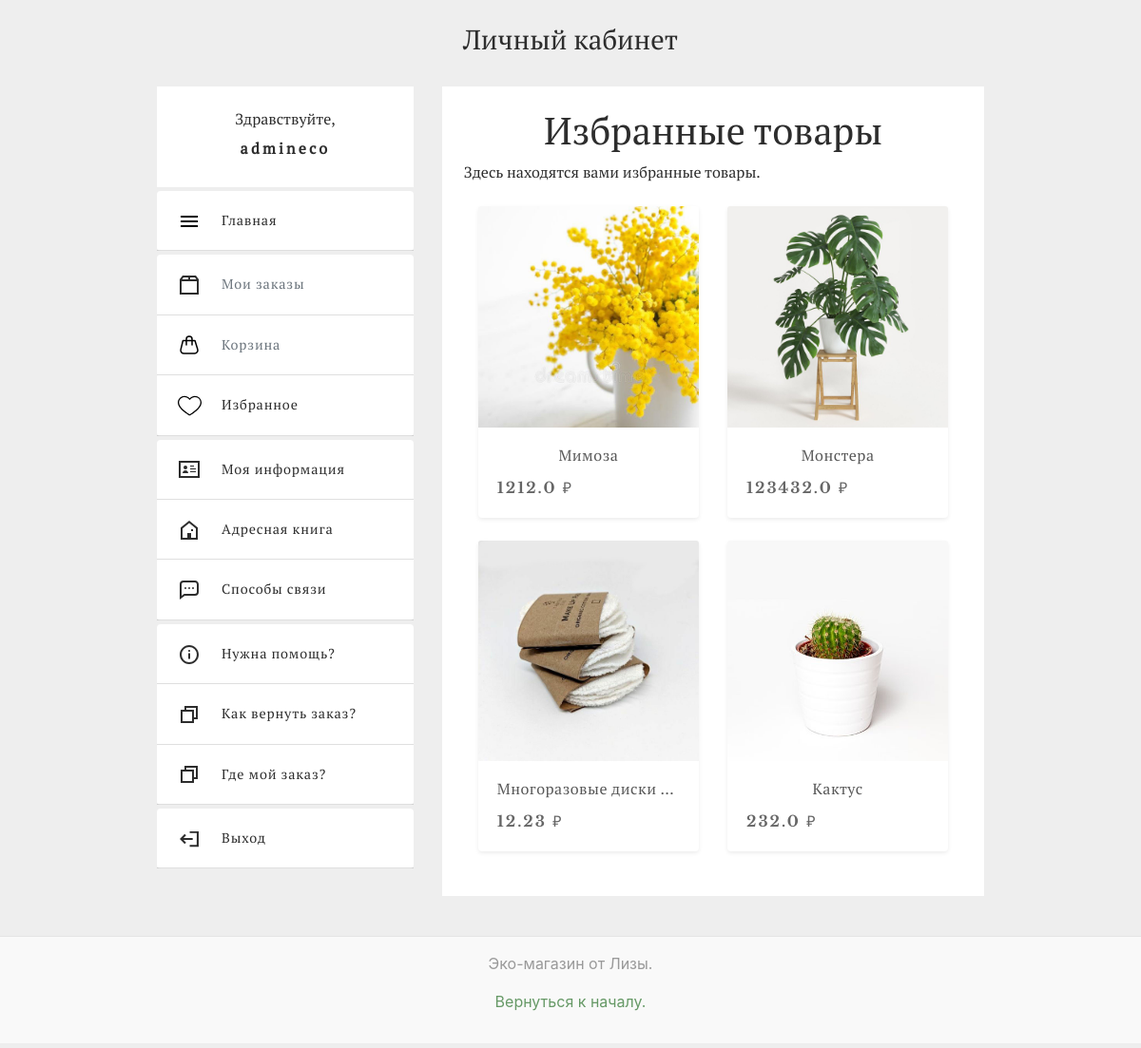
Page /home/favourities (signed in) on the committed database.
### ecoshop/models.py (models this page shows, shortened)
class Goods(models.Model):
    STATUS_CHOICES = (
        ('ожидается', 'Ожидается'),
        ('в наличии', 'В наличии'),
        ('под заказ', 'Под заказ'),
        ('нет в наличии', 'Нет в наличии'),
    )
    goods_name = models.CharField(max_length = 70, verbose_name='Имя товара')
    goods_info = models.TextField(blank = True, verbose_name='Описание товара')
    manufacturer = models.TextField(blank = True, verbose_name='Производитель товара')
    product_care = models.TextField(blank = True, verbose_name='Уход')
    author = models.ForeignKey(User, on_delete=models.CASCADE, related_name='eco_goods', verbose_name = 'Администратор')
    likes = models.ManyToManyField(User, related_name = 'likes', blank = True, verbose_name = 'В избранном')
    goods_image = models.ImageField(upload_to = 'images/goods/%Y/%m', verbose_name = 'Изображение товара')
    product_code = models.CharField(max_length = 15, verbose_name='Код товара')
    price = models.FloatField(null = True, blank = True, verbose_name='Цена')
    exposed = models.DateTimeField(default=timezone.now, verbose_name= 'Выставлен')
    created = models.DateTimeField(auto_now_add=True, verbose_name= 'Создан')
    updated = models.DateTimeField(auto_now=True, verbose_name= 'Обновлен')
    status = models.CharField(max_length=15, choices=STATUS_CHOICES, default='ожидается', verbose_name = 'Статус')
    category_name = models.ForeignKey('Category', null = True, on_delete=models.PROTECT, verbose_name = 'Каталог')
    goods_slug = models.SlugField(max_length=250, unique = True, verbose_name = 'Слаг товара')
    tags = TaggableManager()
    objects = models.Manager()
    published = PublishedManager()
    class Meta:
        verbose_name_plural = 'Товары'
        verbose_name = 'Товар'
        ordering = ('-exposed',)

### accounts/views.py (the view)
# urls.py: path('home/favourities', views.fav_goods, name = 'fav_goods'),
@login_required(login_url = 'accounts:login')
def fav_goods(request):
    fav_goods = Goods.published.filter(likes = request.user)
    return render(request, 'accounts/home_pages/favourities_goods.html', {'goods':fav_goods})

### ecoshop/models.py (called while the page is built)
    def get_queryset(self):
        return super(PublishedManager, self).get_queryset().filter(Q(status='в наличии') | Q(status='под заказ') | Q(status='нет в наличии'))

### templates/accounts/home_pages/favourities_goods.html (shortened to what this page needs)
{% extends "layout/base_home.html" %}
{% block main %}
<div class="col-12 col-sm-12 col-md-8 col-lg-6 col-xl-6">
    <div class="my_info_main">
        <div class = "header-container mb-4">
            <h1 class = "my_info_title text-center" id = "my_info">Избранные товары</h1>
            <div class = "my_info_help_text">
                <span>Здесь находятся вами избранные товары.</span>
            </div>
        </div>
        <div class="container">
            <div class="row row-cols-1 row-cols-sm-2 row-cols-md-2 row-cols-lg-2 row-cols-xl-2">
              {% if goods %}
                {% for good in goods %}
                <div class="col">
                    <a href="{% url 'ecoshop:goods_detail' good.category_name.category_slug good.goods_slug %}" class="a_color" data-toggle="tooltip" title="{{ good.goods_name }}">
                      <div class="card mb-4 shadow-sm" >
                        <img src="{{ good.goods_image.url }}" class="card-img-top" alt="...">
                        <div class="card-body">
                          <h5 class="card-title text-center d-block text-truncate goods_name">{{ good.goods_name }}</h5>
                          <p class="card-text text-left goods_dop_info"><span class="goods_price">{{ good.price }} ₽</span></p>
                        </div>
                      </div>
                    </a>
                </div>
                {% endfor %}
              {% endif %}
            </div>
          </div>
    </div>
</div>
{% endblock %}

### templates/layout/base_home.html (shortened to what this page needs)
{% load static %}
<!DOCTYPE html>
<html lang="ru">
<head>
    <link rel = "stylesheet" type="text/css" href="{% static 'css/style.css' %}"/>
    <link rel = "stylesheet" type="text/css" href="{% static 'css/bootstrap.css' %}"/>
</head>
<body class="body-home">
    <div class="wrapper">
        <header>
            <a href="{% url 'accounts:home' %}"><h1 class = "title_home_h1 link_style text-center">Личный кабинет</h1></a>
        </header>
        <main class="main">
            <div class="container-fluid">
                <div class="row justify-content-md-center">
                    <div class="col-12 col-sm-12 col-md-4 col-lg-3 col-xl-3">
                        <div class = "username_home text-center mb-1 text-truncate">
                            <span>Здравствуйте, </span><br> <span class = "username_home_name" title="{{ user.username }}">{{ user.username }}</span>
                        </div>
                        <nav>
                            <ul class="list-group mb-1">
                                <li class="list-group-item">
                                    <a href="{% url 'ecoshop:test' %}" class="base_home_lists">
                                        <div class = "img_div1">
                                            <div class = "img_div2">
                                                <img src="{% static 'icons/home_main.svg' %}" alt="" class="img_div3">
                                            </div>
                                        </div>
                                        <div class = "text-menu-base-home">
                                            <span>Главная</span>
                                        </div>
                                    </a>
                                </li>
                            </ul>
                            <ul class="list-group mt-1">
                                <li class="list-group-item">
                                    <a href="#" class="base_home_lists text-reset">
                                        <div class = "img_div1">
                                            <div class = "img_div2">
                                                <img src="{% static 'icons/orders.svg' %}" alt="" class="img_div3">
                                            </div>
                                        </div>
                                        <div class = "text-menu-base-home">
                                            <span class="text-muted">Мои заказы</span>
                                        </div>
                                    </a>
                                </li>
                                <li class="list-group-item">
                                    <a href="#" class="base_home_lists text-reset">
                                        <div class = "img_div1">
                                            <div class = "img_div2">
                                                <img src="{% static 'icons/bag.svg' %}" alt="" class="img_div3">
                                            </div>
                                        </div>
                                        <div class = "text-menu-base-home">
                                            <span class="text-muted">Корзина</span>
                                        </div>
                                    </a>
                                </li>
                                <li class="list-group-item">
                                    <a href="{% url 'accounts:fav_goods' %}" class="base_home_lists">
                                        <div class = "img_div1">
                                            <div class = "img_div2">
                                                <img src="{% static 'icons/heart.svg' %}" alt="" class="img_div3">
                                            </div>
                                        </div>
                                        <div class = "text-menu-base-home">
                                            <span>Избранное</span>
                                        </div>
                                    </a>
                                </li>
                            </ul>
                            <ul class="list-group mt-1">
                                <li class="list-group-item">
                                    <a href="{% url 'accounts:my_info' %}" class="base_home_lists">
                                        <div class = "img_div1">
                                            <div class = "img_div2">
                                                <img src="{% static 'icons/myinfo.svg' %}" alt="" class="img_div3">
                                            </div>
                                        </div>
                                        <div class = "text-menu-base-home">
                                            <span>Моя информация</span>
                                        </div>
                                    </a>
                                </li>
                                <li class="list-group-item">
                                    <a href="{% url 'accounts:adresses' %}" class="base_home_lists">
                                        <div class = "img_div1">
                                            <div class = "img_div2">
                                                <img src="{% static 'icons/adress.svg' %}" alt="" class="img_div3">
                                            </div>
                                        </div>
                                        <div class = "text-menu-base-home">
                                            <span>Адресная книга</span>
                                        </div>
                                    </a>
                                </li>
                                <li class="list-group-item">
                                    <a href="{% url 'accounts:contacts' %}" class="base_home_lists">
                                        <div class = "img_div1">
                                            <div class = "img_div2">
                                                <img src="{% static 'icons/net.svg' %}" alt="" class="img_div3">
                                            </div>
                                        </div>
                                        <div class = "text-menu-base-home">
                                            <span>Способы связи</span>
                                        </div>
                                    </a>
                                </li>
                            </ul>
                            <ul class="list-group mt-1">
                                <li class="list-group-item">
                                    <a href="#" class="base_home_lists">
                                        <div class = "img_div1">
                                            <div class = "img_div2">
                                                <img src="{% static 'icons/help.svg' %}" alt="" class="img_div3">
                                            </div>
                                        </div>
                                        <div class = "text-menu-base-home">
                                            <span>Нужна помощь?</span>
                                        </div>
                                    </a>
                                </li>
                                <li class="list-group-item">
                                    <a href="#" class="base_home_lists">
                                        <div class = "img_div1">
                                            <div class = "img_div2">
                                                <img src="{% static 'icons/other.svg' %}" alt="" class="img_div3">
                                            </div>
                                        </div>
                                        <div class = "text-menu-base-home">
                                            <span>Как вернуть заказ?</span>
                                        </div>
                                    </a>
                                </li>
                                <li class="list-group-item">
                                    <a href="#" class="base_home_lists">
                                        <div class = "img_div1">
                                            <div class = "img_div2">
                                                <img src="{% static 'icons/other.svg' %}" alt="" class="img_div3">
                                            </div>
                                        </div>
                                        <div class = "text-menu-base-home">
                                            <span>Где мой заказ?</span>
                                        </div>
                                    </a>
                                </li>
                            </ul>
                            <ul class="list-group mt-1 mb-1">
                                <li class="list-group-item">
                                    <a href="{% url 'accounts:logout' %}" class="base_home_lists">
                                        <div class = "img_div1">
                                            <div class = "img_div2">
                                                <img src="{% static 'icons/exit.svg' %}" alt="" class="img_div3">
                                            </div>
                                        </div>
                                        <div class = "text-menu-base-home">
                                            <span>Выход</span>
                                        </div>
                                    </a>
                                </li>
                            </ul>
                        </nav>
                     </div>
                    {% block main %}
                    {% endblock %}
                </div>
            </div>
        </main>
        <footer class = "footer">
            <div class="footer_class">
                <p>Эко-магазин от Лизы.</p>
                <p>
                <a href="#" style="color:#669966">Вернуться к началу.</a>
                </p>
            </div>
        </footer>
    </div>
</body>
</html>

### static/css/style.css (style rules this page uses)
body { max-width: 100%; }
html,body { height: 100%; }
.wrapper { position: relative; min-height: 100%; overflow:auto; }
main { padding-bottom: 160px; }
footer { position: absolute; left: 0; bottom: 0; width: 100%; height: 150px; }
.link_style { color:#606060; }
.category_title, .goods_dop_info, .goods_page_header_code { color:#404040; font-family: 'PT Serif', serif; }
.category_name, .goods_name, .category_name_search { color:#585858 ; letter-spacing: .5px; font-family: 'PT Serif', serif; }
.goods_name { font-size: 100%; }
.card { border:none; }
.goods_price, .accardion_price { letter-spacing: 2px; color: #666; white-space: nowrap; font-family: 'Libre Baskerville', serif; }
.username_home { padding: 22px 14px; text-align: left; background-color: #fff; }
.base_home_lists { display: block; font-size: 1rem; letter-spacing: 0.05rem; line-height: 2.4rem; padding: calc(3 * 4px) calc(5 * 4px) calc(3 * 4px) 68px; border-bottom: 1px solid rgba(0, 0, 0, 0.125); }
.img_div1 { font-size: 0; left: 0; line-height: 0; position: absolute; text-align: center; top: 50%; transform: translateY(-50%); width: 68px; }
.img_div2 { display: inline-block; position: relative; }
.img_div3 { height: auto; width: auto; }
.text-menu-base-home, .username_home, .title_home_h1, .my_info_title, .text_adress_help, .adresses_li_border, .my_info_help_text { font-family: 'PT Serif', serif; color:#2d2d2d; }
.text-menu-base-home { font-size: 90%; }
.title_home_h1 { font-size: 180%; padding: 2%; font-weight: 200; }
.username_home_name { font-weight: bold; letter-spacing: 0.2rem; line-height: 2.4rem; min-height: 2.4rem; }
.body-home { background-color: #eee; }
.my_info_main { width: 100%; height: 100%; background-color: #ffffff; padding: 4%; }
.footer_class { padding:1rem 0; margin-top: 2rem; color:#999; text-align:center; background-color:#f9f9f9; border-top:.05rem solid #e5e5e5; vertical-align:bottom; }

### rows in the picture
Goods: goods_image (picture), goods_name "Мимоза", price "1212.0"
Goods: goods_image (picture), goods_name "Монстера", price "123432.0"
Goods: goods_image (picture), goods_name "Многоразовые диски…", price "12.23"
Goods: goods_image (picture), goods_name "Кактус", price "232.0"

### other values in the picture
{{ user.username }} "admineco"
